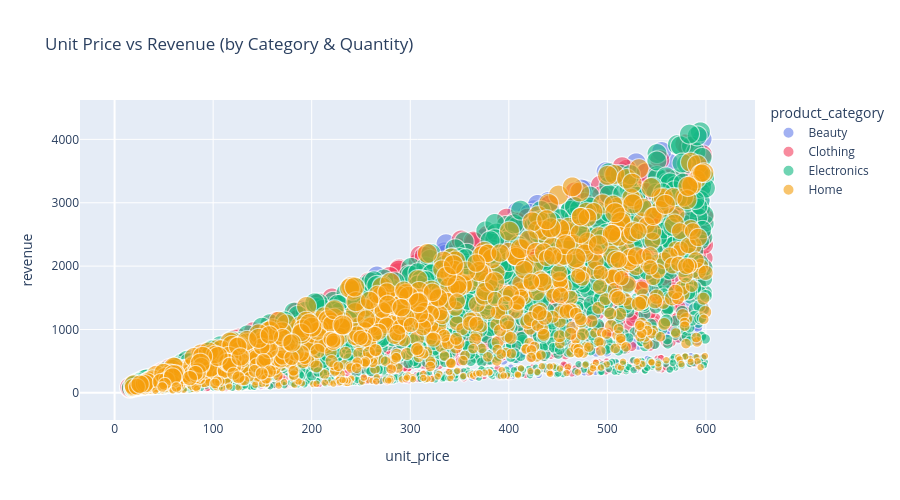

Write notebook code for a chart like this one.
### Markdown cell above
### 4.7 Interactive Plotly Visualizations

### Code cell
# Interactive scatter: Quantity vs Revenue colored by Category
fig = px.scatter(df, x='unit_price', y='revenue', color='product_category',
                 size='quantity', hover_data=['discount', 'region', 'payment_method'],
                 title='Unit Price vs Revenue (by Category & Quantity)',
                 opacity=0.6,
                 color_discrete_sequence=['#667eea', '#f43f5e', '#10b981', '#f59e0b'])
fig.update_layout(height=500)
fig.show()

### Figure 1 — Plotly figure (JSON) as saved in the notebook; plotly's stock layout.template omitted (floating-point values rounded to 4 significant figures; data arrays with more than 128 entries replaced by an {"elided": "..."} marker saying what was removed)
{"data": [{"customdata": {"elided": "723x3 mixed values"}, "hovertemplate": "product_category=Beauty<br>unit_price=%{x}<br>revenue=%{y}<br>quantity=%{marker.size}<br>discount=%{customdata[0]}<br>region=%{customdata[1]}<br>payment_method=%{customdata[2]}<extra></extra>", "legendgroup": "Beauty", "marker": {"color": "#667eea", "opacity": 0.6, "size": {"elided": "723 int values"}, "sizemode": "area", "sizeref": 0.0175, "symbol": "circle"}, "mode": "markers", "name": "Beauty", "showlegend": true, "type": "scattergl", "x": {"elided": "723 float values"}, "xaxis": "x", "y": {"elided": "723 float values"}, "yaxis": "y"}, {"customdata": {"elided": "1531x3 mixed values"}, "hovertemplate": "product_category=Clothing<br>unit_price=%{x}<br>revenue=%{y}<br>quantity=%{marker.size}<br>discount=%{customdata[0]}<br>region=%{customdata[1]}<br>payment_method=%{customdata[2]}<extra></extra>", "legendgroup": "Clothing", "marker": {"color": "#f43f5e", "opacity": 0.6, "size": {"elided": "1531 int values"}, "sizemode": "area", "sizeref": 0.0175, "symbol": "circle"}, "mode": "markers", "name": "Clothing", "showlegend": true, "type": "scattergl", "x": {"elided": "1531 float values"}, "xaxis": "x", "y": {"elided": "1531 float values"}, "yaxis": "y"}, {"customdata": {"elided": "1777x3 mixed values"}, "hovertemplate": "product_category=Electronics<br>unit_price=%{x}<br>revenue=%{y}<br>quantity=%{marker.size}<br>discount=%{customdata[0]}<br>region=%{customdata[1]}<br>payment_method=%{customdata[2]}<extra></extra>", "legendgroup": "Electronics", "marker": {"color": "#10b981", "opacity": 0.6, "size": {"elided": "1777 int values"}, "sizemode": "area", "sizeref": 0.0175, "symbol": "circle"}, "mode": "markers", "name": "Electronics", "showlegend": true, "type": "scattergl", "x": {"elided": "1777 float values"}, "xaxis": "x", "y": {"elided": "1777 float values"}, "yaxis": "y"}, {"customdata": {"elided": "969x3 mixed values"}, "hovertemplate": "product_category=Home<br>unit_price=%{x}<br>revenue=%{y}<br>quantity=%{marker.size}<br>discount=%{customdata[0]}<br>region=%{customdata[1]}<br>payment_method=%{customdata[2]}<extra></extra>", "legendgroup": "Home", "marker": {"color": "#f59e0b", "opacity": 0.6, "size": {"elided": "969 int values"}, "sizemode": "area", "sizeref": 0.0175, "symbol": "circle"}, "mode": "markers", "name": "Home", "showlegend": true, "type": "scattergl", "x": {"elided": "969 float values"}, "xaxis": "x", "y": {"elided": "969 float values"}, "yaxis": "y"}], "layout": {"height": 500, "legend": {"itemsizing": "constant", "title": {"text": "product_category"}, "tracegroupgap": 0}, "title": {"text": "Unit Price vs Revenue (by Category & Quantity)"}, "xaxis": {"anchor": "y", "domain": [0, 1], "title": {"text": "unit_price"}}, "yaxis": {"anchor": "x", "domain": [0, 1], "title": {"text": "revenue"}}}}
